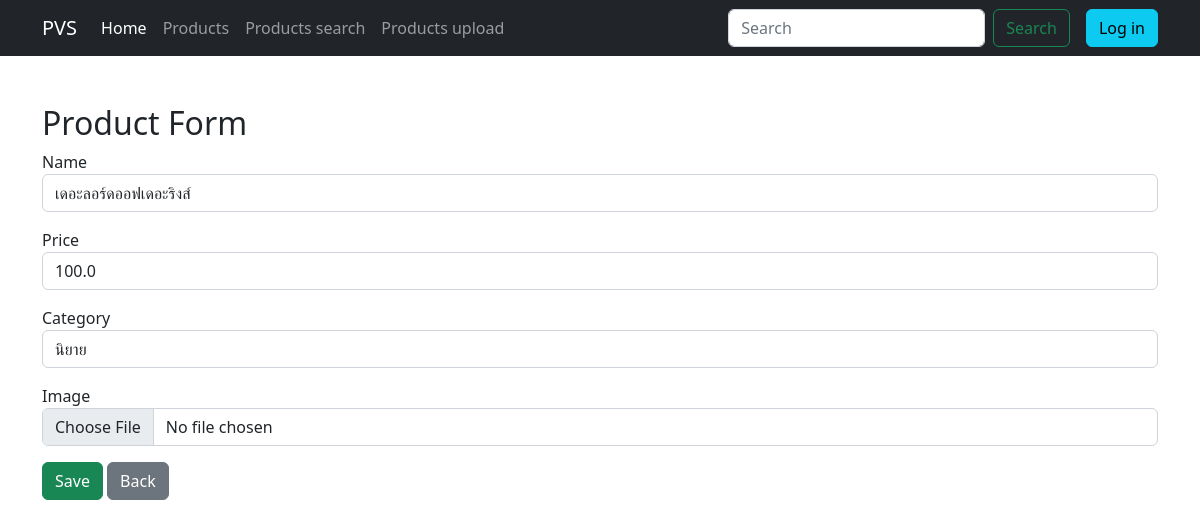
The page /products/edit/1 on the database its author committed.
### models.py (models this page shows)
class Product(Base):
    __tablename__ = "product"
    id = Column(Integer, primary_key=True, index=True)
    name = Column(String(200), nullable=False)
    price = Column(Float, nullable=False)
    image = Column(String(200), nullable=True)
    category_id = Column(Integer, ForeignKey("category.id"))
    category = relationship("Category")

class Category(Base):
    __tablename__ = "category"
    id = Column(Integer, primary_key=True, index=True)
    name = Column(String(100), nullable=False)

### main.py (the view)
@app.get("/products/edit/{id}", response_class=HTMLResponse)
def edit_form(request: Request, id: int, db: Session = Depends(get_db)):
    product = db.get(Product, id)
    categories = db.query(Category).all()
    return templates.TemplateResponse("product_form.html", {
        "request": request,
        "product": product,
        "categories": categories
    })

### templates/product_form.html (shortened to what this page needs)
{% extends "master.html" %}
{% block content %}
<h2>Product Form</h2>
<form method="post" enctype="multipart/form-data">
    <div class="mb-3">
        <label>Name</label>
        <input type="text" name="name" class="form-control"
               value="{{ product.name if product else '' }}">
    </div>
    <div class="mb-3">
        <label>Price</label>
        <input type="number" name="price" class="form-control"
               value="{{ product.price if product else '' }}">
    </div>
    <div class="mb-3">
        <label>Category</label>
        <select name="category_id" class="form-control">
            {% for c in categories %}
            <option value="{{ c.id }}"
                {% if product and product.category_id == c.id %}selected{% endif %}>
                {{ c.name }}
            </option>
            {% endfor %}
        </select>
    </div>
    <div class="mb-3">
        <label>Image</label>
        <input type="file" name="image" class="form-control">
    </div>
    <button class="btn btn-success">Save</button>
    <a href="/products" class="btn btn-secondary">Back</a>
</form>
{% endblock %}

### rows shown on the page
Product: name "เดอะลอร์ดออฟเดอะริงส์", price "100.0", category_id "นิยาย"
